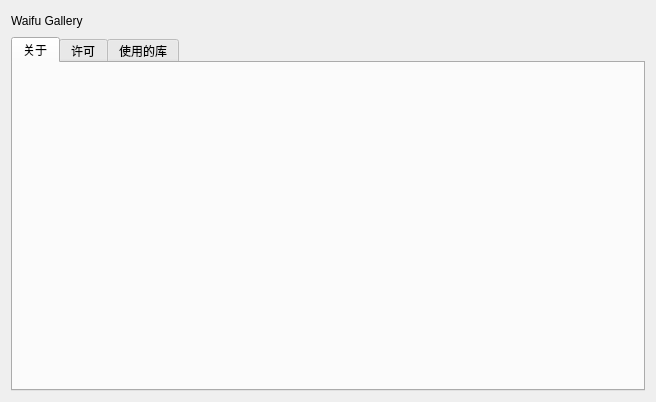
<?xml version="1.0" encoding="UTF-8"?>
<ui version="4.0">
 <class>aboutDialog</class>
 <widget class="QDialog" name="aboutDialog">
  <property name="geometry">
   <rect>
    <x>0</x>
    <y>0</y>
    <width>656</width>
    <height>402</height>
   </rect>
  </property>
  <property name="windowTitle">
   <string>Dialog</string>
  </property>
  <layout class="QVBoxLayout" name="verticalLayout">
   <item>
    <layout class="QHBoxLayout" name="horizontalLayout_2">
     <item>
      <widget class="QLabel" name="titleLabel">
       <property name="text">
        <string>Waifu Gallery</string>
       </property>
      </widget>
     </item>
     <item>
      <spacer name="horizontalSpacer">
       <property name="orientation">
        <enum>Qt::Orientation::Horizontal</enum>
       </property>
       <property name="sizeHint" stdset="0">
        <size>
         <width>40</width>
         <height>20</height>
        </size>
       </property>
      </spacer>
     </item>
    </layout>
   </item>
   <item>
    <widget class="QTabWidget" name="infoTabWidget">
     <property name="currentIndex">
      <number>0</number>
     </property>
     <widget class="QWidget" name="about">
      <attribute name="title">
       <string>关于</string>
      </attribute>
      <layout class="QHBoxLayout" name="horizontalLayout">
       <item>
        <widget class="QLabel" name="aboutLabel">
         <property name="text">
          <string/>
         </property>
         <property name="textFormat">
          <enum>Qt::TextFormat::RichText</enum>
         </property>
        </widget>
       </item>
      </layout>
     </widget>
     <widget class="QWidget" name="license">
      <attribute name="title">
       <string>许可</string>
      </attribute>
      <layout class="QVBoxLayout" name="verticalLayout_2">
       <item>
        <widget class="QTextBrowser" name="licenseBrowser"/>
       </item>
      </layout>
     </widget>
     <widget class="QWidget" name="libs">
      <attribute name="title">
       <string>使用的库</string>
      </attribute>
      <layout class="QVBoxLayout" name="verticalLayout_3" stretch="0,0,1,0">
       <item>
        <layout class="QHBoxLayout" name="horizontalLayout_3">
         <item>
          <widget class="QLabel" name="label">
           <property name="sizePolicy">
            <sizepolicy hsizetype="Preferred" vsizetype="Fixed">
             <horstretch>0</horstretch>
             <verstretch>0</verstretch>
            </sizepolicy>
           </property>
           <property name="text">
            <string>Waifu Gallry 使用了这些库：</string>
           </property>
          </widget>
         </item>
         <item>
          <spacer name="horizontalSpacer_2">
           <property name="orientation">
            <enum>Qt::Orientation::Horizontal</enum>
           </property>
           <property name="sizeHint" stdset="0">
            <size>
             <width>40</width>
             <height>20</height>
            </size>
           </property>
          </spacer>
         </item>
        </layout>
       </item>
       <item>
        <widget class="Line" name="line">
         <property name="orientation">
          <enum>Qt::Orientation::Horizontal</enum>
         </property>
        </widget>
       </item>
       <item>
        <layout class="QGridLayout" name="gridLayout">
         <item row="2" column="1">
          <widget class="QLabel" name="label_3">
           <property name="text">
            <string>xxHash - BSD 2-Clause</string>
           </property>
          </widget>
         </item>
         <item row="1" column="1">
          <widget class="QLabel" name="label_2">
           <property name="text">
            <string>SQLite - Public Domain</string>
           </property>
          </widget>
         </item>
         <item row="5" column="1">
          <widget class="QLabel" name="label_6">
           <property name="text">
            <string>stb - MIT/Public Domain</string>
           </property>
          </widget>
         </item>
         <item row="3" column="1">
          <widget class="QLabel" name="label_4">
           <property name="text">
            <string>rapidcsv - BSD 3-Clause</string>
           </property>
          </widget>
         </item>
         <item row="0" column="2">
          <spacer name="horizontalSpacer_4">
           <property name="orientation">
            <enum>Qt::Orientation::Horizontal</enum>
           </property>
           <property name="sizeHint" stdset="0">
            <size>
             <width>40</width>
             <height>20</height>
            </size>
           </property>
          </spacer>
         </item>
         <item row="4" column="1">
          <widget class="QLabel" name="label_5">
           <property name="text">
            <string>nlohmann/json - MIT</string>
           </property>
          </widget>
         </item>
         <item row="0" column="1">
          <widget class="QLabel" name="label_8">
           <property name="text">
            <string>Qt - GPL v3</string>
           </property>
          </widget>
         </item>
         <item row="0" column="0">
          <spacer name="horizontalSpacer_3">
           <property name="orientation">
            <enum>Qt::Orientation::Horizontal</enum>
           </property>
           <property name="sizeHint" stdset="0">
            <size>
             <width>40</width>
             <height>20</height>
            </size>
           </property>
          </spacer>
         </item>
         <item row="6" column="1">
          <widget class="QLabel" name="label_7">
           <property name="text">
            <string>libwebp - BSD 3-Clause</string>
           </property>
          </widget>
         </item>
        </layout>
       </item>
       <item>
        <widget class="Line" name="line_2">
         <property name="orientation">
          <enum>Qt::Orientation::Horizontal</enum>
         </property>
        </widget>
       </item>
      </layout>
     </widget>
    </widget>
   </item>
  </layout>
 </widget>
 <resources/>
 <connections/>
</ui>
